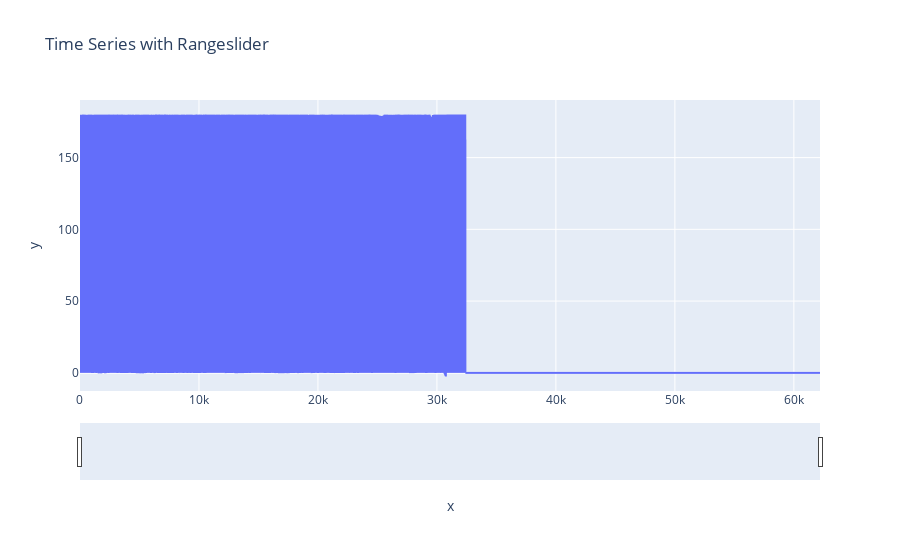

Notebook source saved alongside this figure:
### Code cell
import plotly.express as px

nparray = df1.to_numpy()
l = len(nparray[0][1:])+1
xrange = [i for i in range(1,l)]
yrange = nparray[0][1:]

fig = px.line( x=xrange, y=yrange, title='Time Series with Rangeslider')
fig.update_xaxes(rangeslider_visible=True)
fig.show()

### Figure 1 — Plotly figure (JSON) as saved in the notebook; plotly's stock layout.template omitted (floating-point values rounded to 4 significant figures; data arrays with more than 128 entries replaced by an {"elided": "..."} marker saying what was removed)
{"data": [{"hovertemplate": "x=%{x}<br>y=%{y}<extra></extra>", "legendgroup": "", "line": {"color": "#636efa", "dash": "solid"}, "marker": {"symbol": "circle"}, "mode": "lines", "name": "", "showlegend": false, "type": "scattergl", "x": {"elided": "62197 int values"}, "xaxis": "x", "y": {"elided": "62197 float values"}, "yaxis": "y"}], "layout": {"legend": {"tracegroupgap": 0}, "title": {"text": "Time Series with Rangeslider"}, "xaxis": {"anchor": "y", "domain": [0, 1], "rangeslider": {"visible": true}, "title": {"text": "x"}}, "yaxis": {"anchor": "x", "domain": [0, 1], "title": {"text": "y"}}}}
